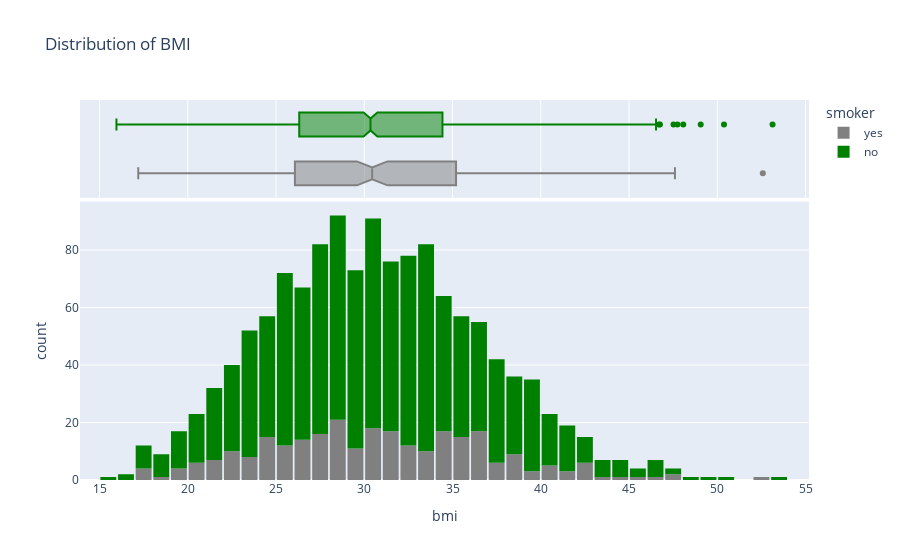

Here is the notebook cell this chart was saved with:
### Markdown cell above
Its is observed the age follows a uniform distribution with a mean of 39 years generally except for a high number of people at the age of 18 and 19, this could be due to a number of reasons, the most probable being waiver fees for early registration or registration campaigns for new insurance signups

### Code cell
fig= px.histogram(
    medical_df,
    x='bmi',
    marginal='box',
    color_discrete_sequence =['grey','green'],
    title='Distribution of BMI',
    color='smoker',
)
fig.update_layout(bargap = 0.1)
fig.show()

### Figure 1 — Plotly figure (JSON) as saved in the notebook; plotly's stock layout.template omitted (floating-point values rounded to 4 significant figures; data arrays with more than 128 entries replaced by an {"elided": "..."} marker saying what was removed)
{"data": [{"alignmentgroup": "True", "bingroup": "x", "hovertemplate": "smoker=yes<br>bmi=%{x}<br>count=%{y}<extra></extra>", "legendgroup": "yes", "marker": {"color": "grey", "pattern": {"shape": ""}}, "name": "yes", "offsetgroup": "yes", "orientation": "v", "showlegend": true, "type": "histogram", "x": {"elided": "274 float values"}, "xaxis": "x", "yaxis": "y"}, {"alignmentgroup": "True", "hovertemplate": "smoker=yes<br>bmi=%{x}<extra></extra>", "legendgroup": "yes", "marker": {"color": "grey"}, "name": "yes", "notched": true, "offsetgroup": "yes", "showlegend": false, "type": "box", "x": {"elided": "274 float values"}, "xaxis": "x2", "yaxis": "y2"}, {"alignmentgroup": "True", "bingroup": "x", "hovertemplate": "smoker=no<br>bmi=%{x}<br>count=%{y}<extra></extra>", "legendgroup": "no", "marker": {"color": "green", "pattern": {"shape": ""}}, "name": "no", "offsetgroup": "no", "orientation": "v", "showlegend": true, "type": "histogram", "x": {"elided": "1064 float values"}, "xaxis": "x", "yaxis": "y"}, {"alignmentgroup": "True", "hovertemplate": "smoker=no<br>bmi=%{x}<extra></extra>", "legendgroup": "no", "marker": {"color": "green"}, "name": "no", "notched": true, "offsetgroup": "no", "showlegend": false, "type": "box", "x": {"elided": "1064 float values"}, "xaxis": "x2", "yaxis": "y2"}], "layout": {"bargap": 0.1, "barmode": "relative", "legend": {"title": {"text": "smoker"}, "tracegroupgap": 0}, "title": {"text": "Distribution of BMI"}, "xaxis": {"anchor": "y", "domain": [0, 1], "title": {"text": "bmi"}}, "xaxis2": {"anchor": "y2", "domain": [0, 1], "matches": "x", "showgrid": true, "showticklabels": false}, "yaxis": {"anchor": "x", "domain": [0, 0.7326], "title": {"text": "count"}}, "yaxis2": {"anchor": "x2", "domain": [0.7426, 1], "matches": "y2", "showgrid": false, "showline": false, "showticklabels": false, "ticks": ""}}}
